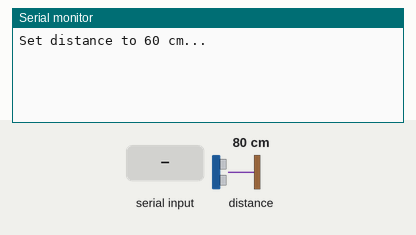
The sketch below on a simulated Arduino Leonardo, built with avr-gcc and run on an emulated ATmega32U4. Parts: the last lines printed to the serial monitor. The inputs (shaded band) are chosen by the test bench; at power-on: distance to the obstacle 80 cm. The echo pulse lasts 58.3 µs per cm.

Above: at 1.7 s.
1.8 s: "1\n" received over Serial
At 2.9 s:
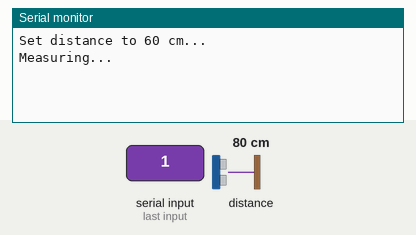
3.3 s: distance to the obstacle set to 2 cm
At 5.5 s:
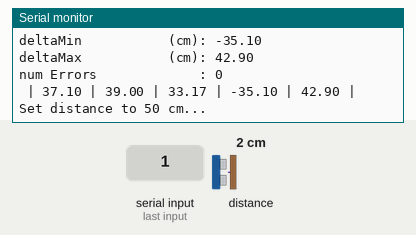

Measured:
- after the input at 1.8 s, the serial monitor: prints a new line at once (image 1)
- after the input at 3.3 s, the serial monitor: prints a new line after 1.8 s (image 2)

The sketch:

SensorAnalysis.ino
```cpp
#include <Wire.h>

#include "NewPing.h"
#include "VL53L0X.h"
#include "VL53L1X.h"

#define TRIGGER_PIN  9  // Arduino pin tied to trigger pin on the ultrasonic sensor.
#define ECHO_PIN     10  // Arduino pin tied to echo pin on the ultrasonic sensor.
#define MAX_DISTANCE 100 // Maximum distance we want to ping for (in centimeters). Maximum sensor distance is rated at 400-500cm.

NewPing sonar(TRIGGER_PIN, ECHO_PIN, MAX_DISTANCE); // NewPing setup of pins and maximum distance.
VL53L0X vl53l0x;
VL53L1X vl53l1x;

enum class SensorType {
  HC04 = 0,
  VL53L0X = 1,
  VL53L1X = 2,
};

// Replace with the sensor name you want to investigate
const SensorType SensorToUse = SensorType::VL53L1X;

struct MeasurementResult {
  float mean;
  float std;
  int numErrors;
  float deltaMin;
  float deltaMax;
  float avgDuration;
};

const int NUM_MEASUREMENTS = 100;
float measurements[NUM_MEASUREMENTS];

float min_element(const float* begin, const int num_elem) {
  float min = 9999999;
  for (int i = 0; i < num_elem; i++) {
    if (begin[i] < min)
      min = begin[i];
  }
  return min;
}

float max_element(const float* begin, const int num_elem) {
  float max = -9999999;
  for (int i = 0; i < num_elem; i++) {
    if (begin[i] > max)
      max = begin[i];
  }
  return max;
}

template <class F>
void doMeasurement(F f, MeasurementResult& m) {
  float measurements[NUM_MEASUREMENTS];

  auto start = millis();
  for(int i = 0; i < NUM_MEASUREMENTS; i++) {
    measurements[i] = f();
  }
  auto dur = millis() - start;
  m.avgDuration = 1.0f * dur / NUM_MEASUREMENTS;

  m.numErrors = 0;
  m.mean = 0;
  for (int i = 0; i < NUM_MEASUREMENTS; i++) {
    m.mean += measurements[i];
    if (measurements[i] == 0)
      m.numErrors++;
  }
  m.mean /= (NUM_MEASUREMENTS - m.numErrors);

  m.std = 0;
  for(int i = 0; i < NUM_MEASUREMENTS; i++) {
    if (measurements[i] != 0) {
      float d = measurements[i] - m.mean;
      m.std += d*d;
    }
  }
  m.std /= (NUM_MEASUREMENTS-1 - m.numErrors);
  m.std = sqrtf(m.std);

  m.deltaMin = min_element(measurements, NUM_MEASUREMENTS) - m.mean;
  m.deltaMax = max_element(measurements, NUM_MEASUREMENTS) - m.mean;
}

void showMeasurement(const MeasurementResult& m) {
  Serial.print("ms per Measurement     : ");  Serial.println(m.avgDuration);
  Serial.print("Distance measured  (cm): ");  Serial.println(m.mean);
  Serial.print("Standard deviation (cm): ");  Serial.println(m.std);
  Serial.print("deltaMin           (cm): ");  Serial.println(m.deltaMin);
  Serial.print("deltaMax           (cm): ");  Serial.println(m.deltaMax);
  Serial.print("num Errors             : ");  Serial.println(m.numErrors);
  printTableLine(m);
}

void printTableLine(const MeasurementResult& m) {
  Serial.print(" | "); Serial.print(m.mean);
  Serial.print(" | "); Serial.print(m.std);
  Serial.print(" | "); Serial.print(m.avgDuration);
  Serial.print(" | "); Serial.print(m.deltaMin);
  Serial.print(" | "); Serial.print(m.deltaMax);
  Serial.print(" | "); Serial.println();
}

void setup() {
  Serial.begin(115200); // Open serial monitor at 115200 baud to see ping results.
  Wire.begin();
  Wire.setClock(400000);
  if (SensorToUse == SensorType::VL53L0X) {
    vl53l0x.setTimeout(500);
    if(!vl53l0x.init()) {
      Serial.println("Failed to detect and initialize sensor!");
      while (true) {}
    }
    vl53l0x.startContinuous();
  }
  else if (SensorToUse == SensorType::VL53L1X) {
    vl53l1x.setTimeout(500);
    if(!vl53l1x.init()) {
      Serial.println("Failed to detect and initialize VL53L1X");
      while (true) {}
    }
    vl53l1x.setDistanceMode(VL53L1X::Short);
    vl53l1x.setMeasurementTimingBudget(10000);

    // Start continuous readings at a rate of one measurement every 50 ms (the
    // inter-measurement period). This period should be at least as long as the
    // timing budget.
    vl53l1x.startContinuous(10);
  }

  delay(500);

}

void loop() {

  Serial.setTimeout(100000);
  const int act_dist[] = {60, 50, 40, 30, 20, 15, 10, 5};
  const int NUM_DISTS = sizeof(act_dist)/sizeof(act_dist[0]);
  MeasurementResult results[NUM_DISTS];
  for(int i = 0; i < NUM_DISTS; i++) {
    Serial.print("Set distance to "); Serial.print(act_dist[i]); Serial.println(" cm...");
    Serial.readStringUntil('\n');
    Serial.println("Measuring...");

    MeasurementResult result;
    if (SensorToUse == SensorType::HC04)
      doMeasurement([](){return sonar.ping_cm(); }, result);
    else if (SensorToUse == SensorType::VL53L0X)
      doMeasurement([](){
	  float v = vl53l0x.readRangeContinuousMillimeters() / 10;
	  if (vl53l0x.timeoutOccurred())
	    return 0.0f;
	  else return v;
	}, result);
    else if (SensorToUse == SensorType::VL53L1X) {
      doMeasurement([](){
	  float v = vl53l1x.read() / 10;
	  if (vl53l1x.timeoutOccurred())
	    return 0.0f;
	  else return v;
	}, result);
    }
    else
      Serial.println("ERROR in sensor choice!");

    Serial.println("=============================");
    showMeasurement(result);

    results[i] = result;
  }

  Serial.println("Summary:");
  for(int i = 0; i < NUM_DISTS; i++) {
    Serial.print("| ");
    Serial.print(act_dist[i]);
    printTableLine(results[i]);
  }


  delay(50);
}
```
